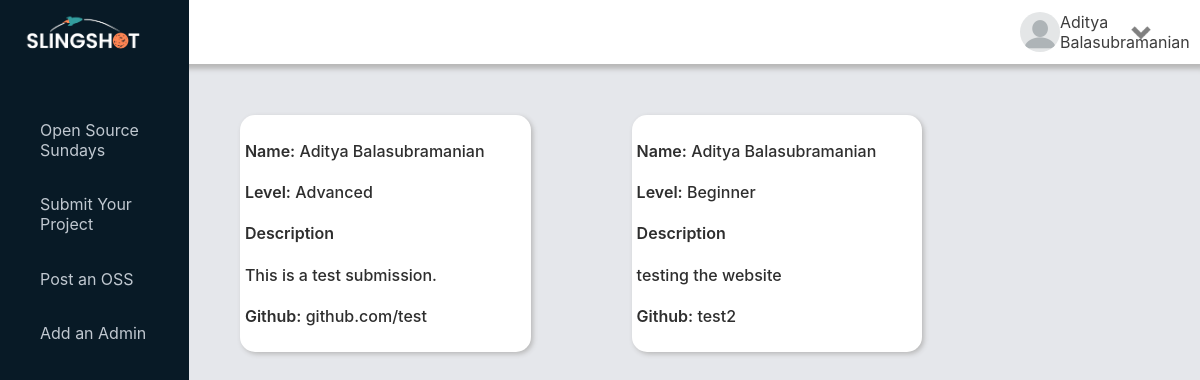
/submissions/3 (signed in), run on the app's committed database.
### oss/models.py (models this page shows, shortened)
class User(db.Model, UserMixin):
    id        =  db.Column(db.Integer, primary_key=True)
    user      =  db.Column(db.String, nullable=True)
    name      =  db.Column(db.String, nullable=False)
    email     =  db.Column(db.String, unique=True, nullable=False)
    password  =  db.Column(db.String(60), nullable=False)
    oss_participated = db.relationship('Oss', backref='participant', lazy=True)
    submissions = db.relationship('Submission', backref="submitter", lazy=True)

class Submission(db.Model):
    id  = db.Column(db.Integer, primary_key=True)
    level = db.Column(db.String, nullable=True)
    github = db.Column(db.String, nullable=False)
    description = db.Column(db.Text, nullable=True)
    user_submitted = db.Column(db.String, db.ForeignKey('user.name'), nullable=False)
    oss_id = db.Column(db.Integer, db.ForeignKey('oss.id'), nullable=False)

### oss/routes.py (the view)
@app.route("/submissions/<int:oss_id>")
def view_submissions(oss_id):
    submissions = Submission.query.filter_by(oss_id=oss_id).all()
    return render_template("submissions.html", submissions=submissions)

### oss/models.py (called while the page is built)
@login_manager.user_loader
def load_user(user_id):
    return User.query.get(int(user_id))

### oss/templates/submissions.html
{% extends "layout.html" %}
{% block content %}
<div class="submission">
{% for submission in submissions %}
    <div class="subs">
        <h4><span>Name:</span> {{ submission.user_submitted }}</h4>
        <h4><span>Level:</span> {{ submission.level }}</h4>
        <h4><span>Description</span></h4>
        <h4>{{ submission.description }}</h4>
        <h4><span>Github:</span> {{ submission.github }}</h4>
    </div>
{% endfor %}
</div>
{% endblock %}

### oss/templates/layout.html (shortened to what this page needs)
<!DOCTYPE html>
<html lang="en">
<head>
    <link rel="stylesheet" href="{{url_for('static', filename='style.css')}}">
</head>
<body>
    <div class="sidenav">
        <img src="{{url_for('static', filename='images/slingshot.png')}}" alt="slingshot_logo" width="120px" height="47.05px">
        <ul class="sidenav-li">
            <li><a href="{{url_for('home')}}">Open Source Sundays</a></li>
            <li><a href="{{url_for('submit_oss')}}">Submit Your Project</a></li>
            {% if current_user.user == "admin" %}
            <li><a href="{{url_for('create_oss')}}">Post an OSS</a></li>
            <li><a href="{{url_for('add_admin')}}">Add an Admin</a></li>
            {% endif %}
        </ul>
    </div>
    <nav>
    {% if current_user.is_authenticated %}
        <div class="profile">
            <img src="{{url_for('static', filename='images/blankProfilePic.png')}}" alt="profilepic" width="40px" height="40px">
            <p>{{ current_user.name }}</p>
            <div class="dropdown">
                <img src="{{url_for('static', filename='images/dropdown.png')}}" alt="" width=24px height="24px">
            </div>
        </div>
    {% else %}
        <div class="profile">
            <p class="login"><a href="{{url_for('login')}}">Login</a></p>
            <p class="login"><a href="{{url_for('register')}}">Sign Up</a></p>
        </div>
    {% endif %}
    </nav>
    <div class="oss-postings">
        {% block content %}{% endblock %}
    </div>
</body>
</html>

### oss/static/style.css (style rules this page uses)
body { font-family: -apple-system, BlinkMacSystemFont, 'Segoe UI', 'Roboto', 'Oxygen', 'Ubuntu', 'Cantarell', 'Fira Sans', 'Droid Sans', 'Helvetica Neue', sans-serif; margin: 0 0; padding: 0 0; background-color: #E5E7EB; }
.sidenav { position: fixed; overflow-x: hidden; height: 100%; width: 15.78%; background-color: #081A26; text-align: center; }
.sidenav img { padding-top: 6%; padding-right: 12%; }
.sidenav ul { text-align: left; list-style: none; padding-top: 22%; }
.sidenav li { padding-bottom: 23%; }
.sidenav a { text-decoration: none; color: #C0C8D0; }
nav { background-color: white; box-shadow: 5px 5px 5px rgb(184, 184, 184); }
.profile { height: 64px; margin-left: 85%; display: flex; align-items: center; justify-content: space-between; }
.profile img { border-radius: 50%; float: left; }
.profile p { float: right; margin-right: 5%; color: rgb(61, 61, 61); }
.dropdown { right: 70px; position: relative; display: inline-block; }
.oss-postings { margin-left: 15.78%; }
span { font-weight: 600; color: rgb(46, 46, 46); }
.submission { display: flex; flex-flow: row wrap; }
.subs { margin: 5%; background-color: white; width: 280.667px; border-radius: 15px; box-shadow: 2px 2px 5px rgb(184, 184, 184); padding: 5px; }
.subs h4 { font-weight: 500; color: rgb(46, 46, 46); }

### data on the page
User: name "Aditya Balasubramanian"
Submission: user_submitted "Aditya Balasubramanian", level "Advanced", description "This is a test submission.", github "github.com/test"
Submission: user_submitted "Aditya Balasubramanian", level "Beginner", description "testing the website", github "test2"
